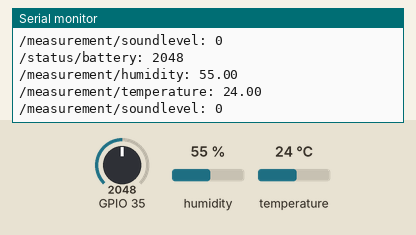
This sketch was run on a simulated ESP32. Shown: the last lines printed to the serial monitor. The test bench sets the inputs (shaded band); at power-on: humidity 55 %, GPIO 35 = 2048, temperature 24 °C (analog values on the 0–4095 scale).

Above: at 2.8 s.
2.9 s: humidity set to 22 %
At 4.3 s:
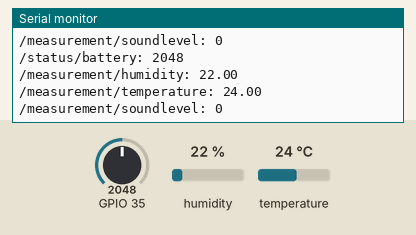
4.4 s: GPIO 35 set to 2866
5.9 s: temperature set to 12 °C
At 7.3 s:
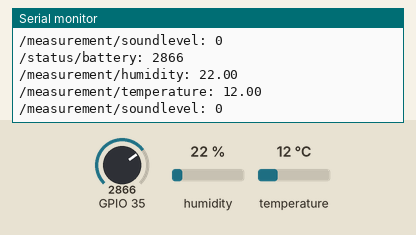
7.4 s: GPIO 35 set to 3603
8.9 s: humidity set to 40 %
At 10.8 s:
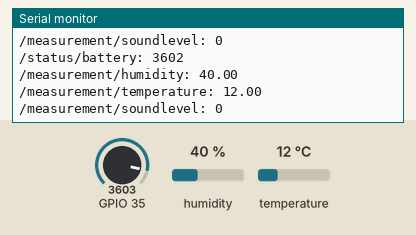
Timing chart, 0 to 11.4 s (numbered marks = the images above; inputs shaded):
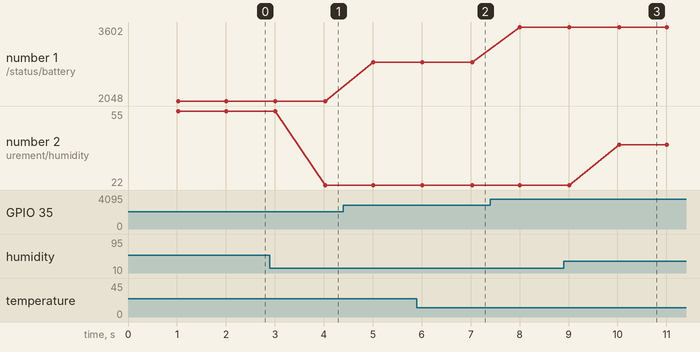

The sketch:

esp32-sound_temp_humid_no_wifi.ino
```cpp
#include <Wire.h>
#include <driver/adc.h>
#include "DHT.h"
#define uS_TO_S_FACTOR 1000000  /* Conversion factor for micro seconds to seconds */
#define TIME_TO_SLEEP  47        /* Time ESP32 will go to sleep (in seconds) */
#define DHTPIN A5
#define DHTTYPE DHT11

DHT dht(DHTPIN,DHTTYPE);

const int PIN_AP = 2;       // AP pin for Wifi manager
String EspName="";


void setup() {
  Serial.begin(115200);

  dht.begin();
  EspName=String((int)ESP.getEfuseMac(),HEX);

  pinMode(PIN_AP, INPUT);
  analogReadResolution(11);
  adc1_config_width(ADC_WIDTH_BIT_10);
  adc1_config_channel_atten(ADC1_CHANNEL_4,ADC_ATTEN_DB_11 );  //ADC_ATTEN_DB_11 = 0-3,6V

  pinMode(ADC1_CHANNEL_4, INPUT);

}

long lastMsg = 0;
int counter=0;

void loop() {

  String path = "/esp/"+EspName;
  long now = millis();
  if (now - lastMsg > 1000) {

    lastMsg = now;

    float h = dht.readHumidity();
    float t = dht.readTemperature();
    int s = adc1_get_voltage( ADC1_CHANNEL_4 );

    Serial.println("/status/battery: "+String(analogRead(35)*2));
    Serial.println("/measurement/humidity: "+ String(h));
    Serial.println("/measurement/temperature: "+String(t));
    Serial.println("/measurement/soundlevel: " +String(s));


  }
}
```

Measured:
- after the input at 2.9 s, the serial monitor: prints a new line after 1.1 s (image 1)
- after the input at 5.9 s, the serial monitor: prints a new line after 1.1 s (image 2)
- after the input at 8.9 s, the serial monitor: prints a new line after 1.1 s (image 3)
- plotted number 1: 2048 → 2866 after the input at 4.4 s, 2866 → 3602 after the input at 7.4 s
- plotted number 2: 55 → 22 after the input at 2.9 s, 22 → 40 after the input at 8.9 s
